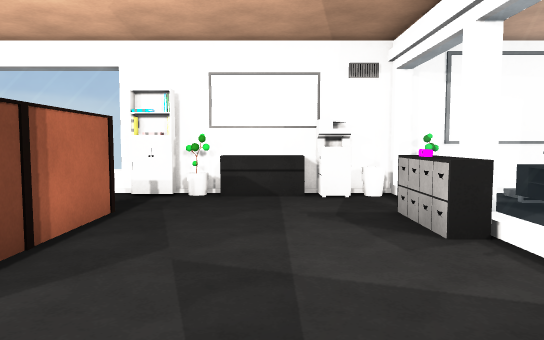
[1] (above)

24 first-person views from a walk through a Unity game level. The camera is 1.3 m above the floor, tilts 4° down and sees 70° across. The floor is counted in squares, 1 m on a side. Each view is taken from the middle of a square. On the plan, view 1 faces up. The plan holds only what a view shows up to about 16 squares ahead; the rest is blank. The place goes on beyond the plan. The player character is not drawn. Some animated figures are left out.

[2]
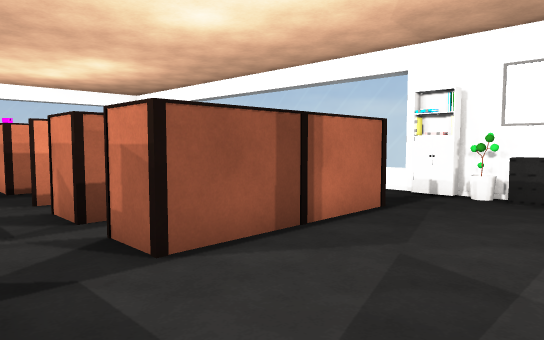

[3]
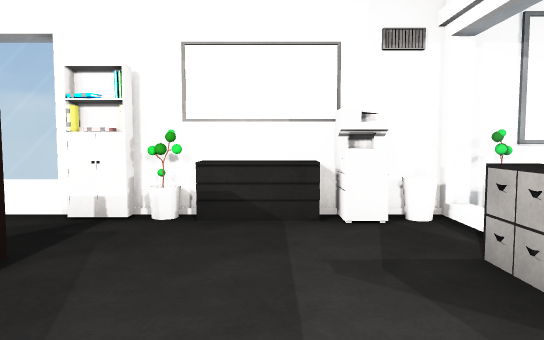

[4]
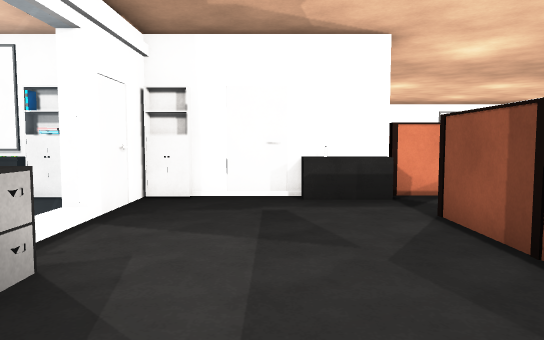

[5]
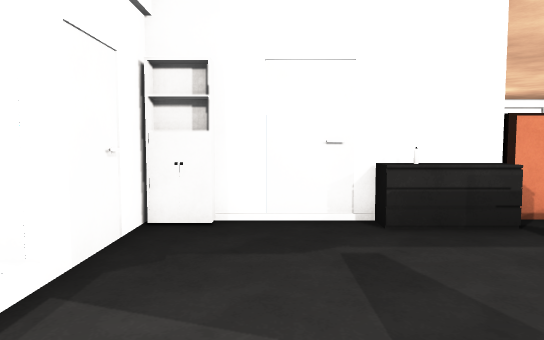

[6]
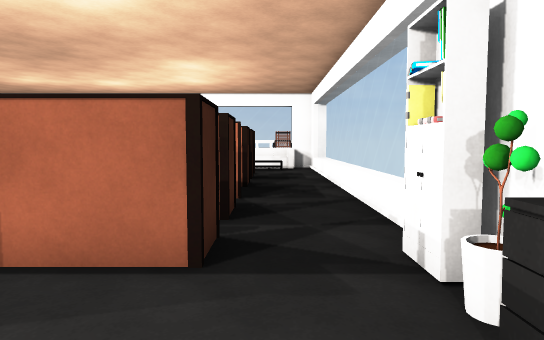

[7]
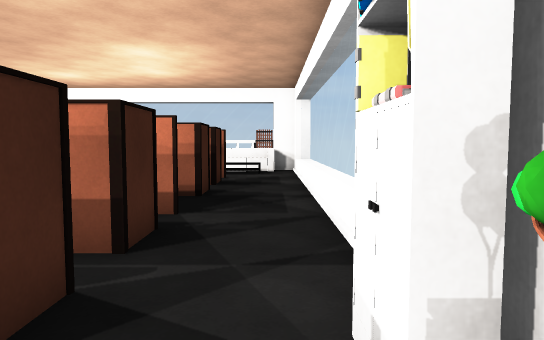

[8]
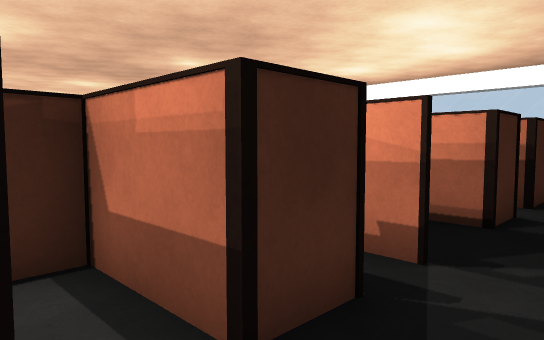

[9]
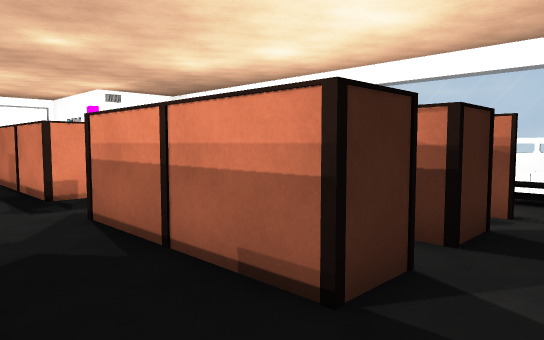

[10]
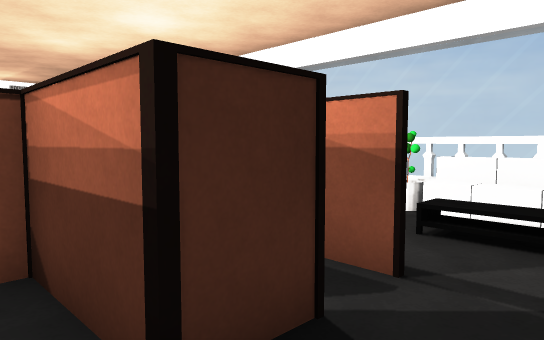

[11]
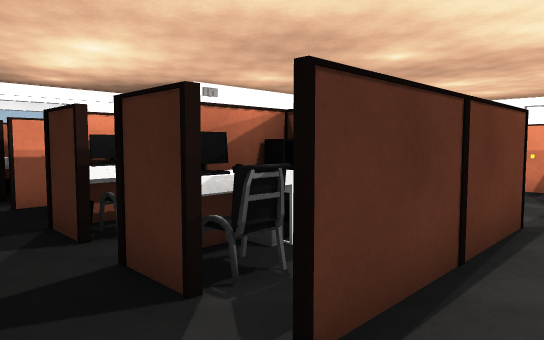

[12]
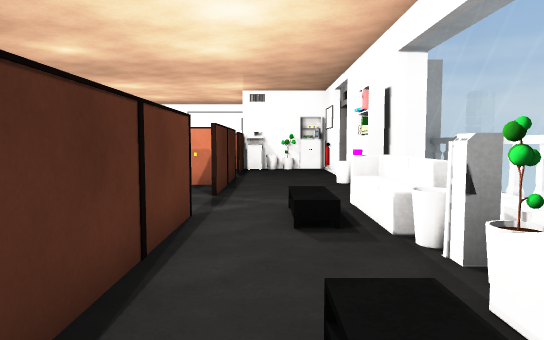

[13]
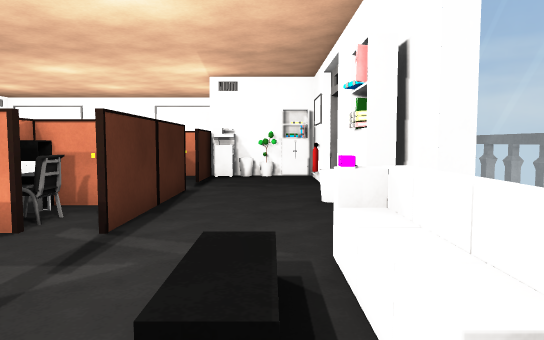

[14]
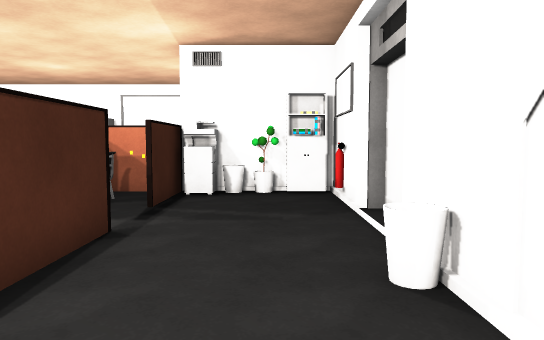

[15]
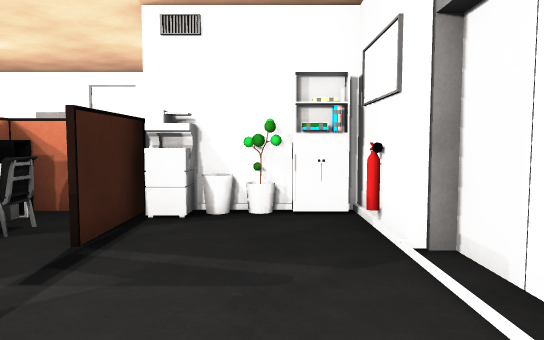

[16]
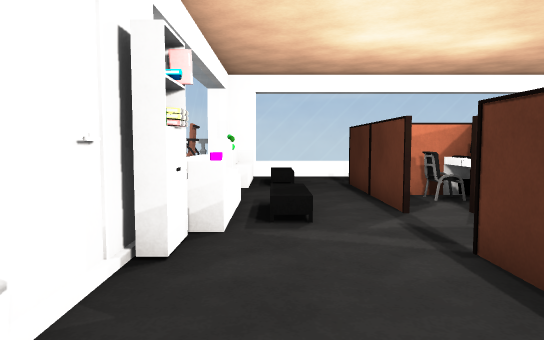

[17]
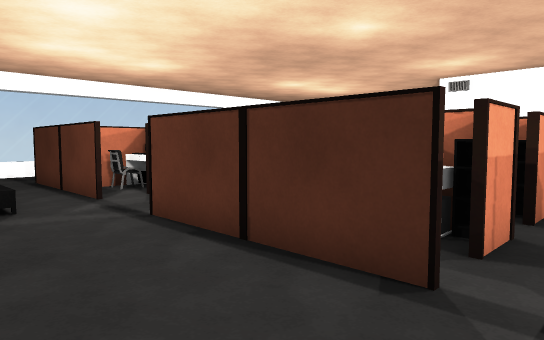

[18]
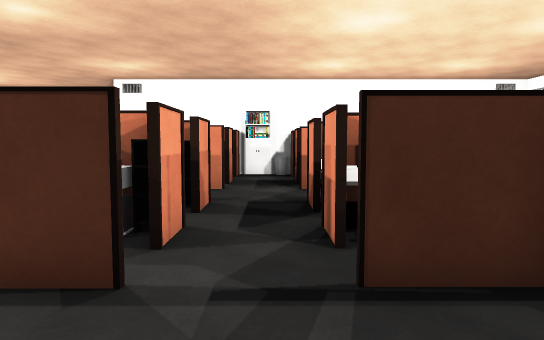

[19]
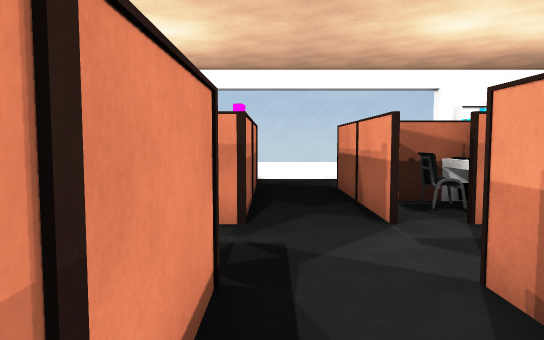

[20]
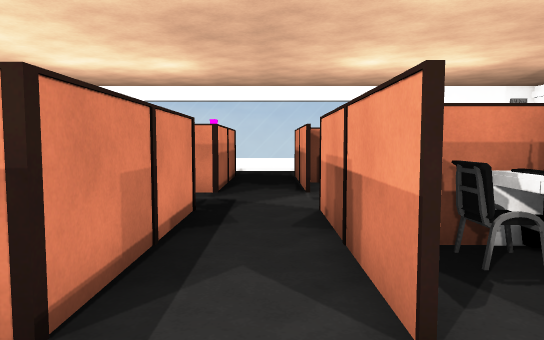

[21]
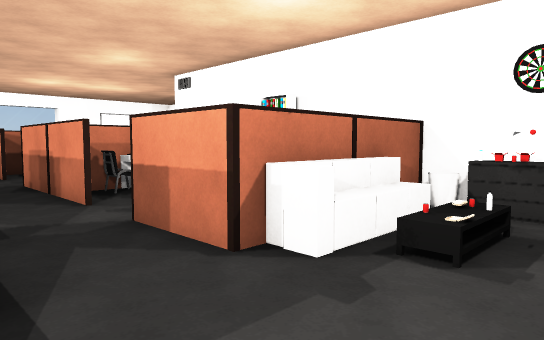

[22]
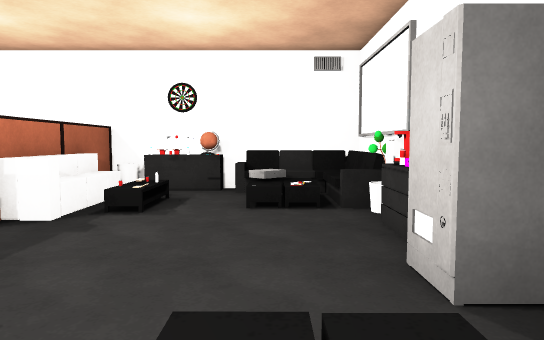

[23]
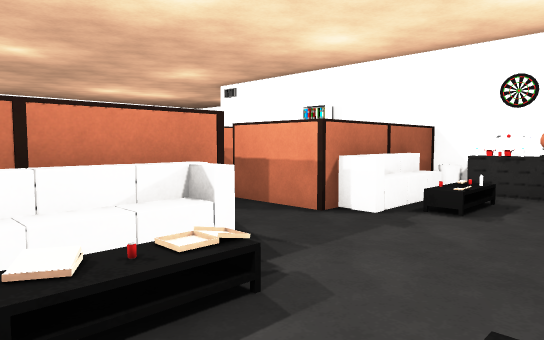

[24]
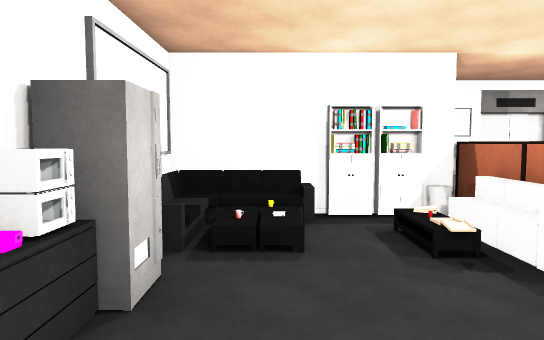

### Floor plan
Key: @ floor where view 1 was taken; # wall or solid block; . floor; / step, stairs or slope; = window, fence, low wall or low ledge; C chair; T table; M machine; O other object.
Columns run from 20 left of view 1 to 4 right of it. Each row starts with its distance up from view 1.
 11    ###############
 10  #===============########
  9  #....................#=#
  8  #O....................
  7  #O..#####..# #.##.....=#
  6  #...#C#C ..#  .  .....O#
  5  #...#####..######.....=#
  4  #...##  #..###  #.....=
  3 ##O..##   ..##    .....=
  2 ##O..##  #..###.##.....##
  1 ##....   ..............#
  0 ##.....  ....   .##O@.##
 -1 #...#.C  #..#    #######
 -2 #...#.##  ..#
 -3 #...######..###
 -4 #...#     ..#C
 -5 #...#..###..##
 -6 #.....####...##.##
 -7 #................#
 -8 #....#####..###.##
 -9 O....#####..#
-10 ##########..######
-11     #####=..=###.#
-12      #. O.....OT.O
-13      #.........#.O
-14      #..........##
-15      #.T......//##
-16      # O....../ ##
-17      ######OM####
-18           #   #

Where each view was taken, in squares from view 1:
view 1: 0 up, 0 right, facing up
view 2: 0 up, 1 right, facing up-left
view 3: 3 up, 0 right, facing up
view 4: 9 up, 0 right, facing down
view 5: 6 up, 1 right, facing down
view 6: 8 up, 1 right, facing left
view 7: 9 up, 1 left, facing left
view 8: 9 up, 4 left, facing down-left
view 9: 9 up, 8 left, facing down-left
view 10: 9 up, 12 left, facing down-left
view 11: 9 up, 17 left, facing down-right
view 12: 9 up, 17 left, facing down
view 13: 5 up, 18 left, facing down
view 14: 0 up, 18 left, facing down
view 15: 3 down, 18 left, facing down
view 16: 5 down, 18 left, facing up
view 17: 7 down, 19 left, facing up-right
view 18: 7 down, 19 left, facing right
view 19: 4 down, 10 left, facing up
view 20: 8 down, 9 left, facing up
view 21: 14 down, 11 left, facing up-right
view 22: 15 down, 14 left, facing right
view 23: 15 down, 14 left, facing up-right
view 24: 15 down, 6 left, facing left
